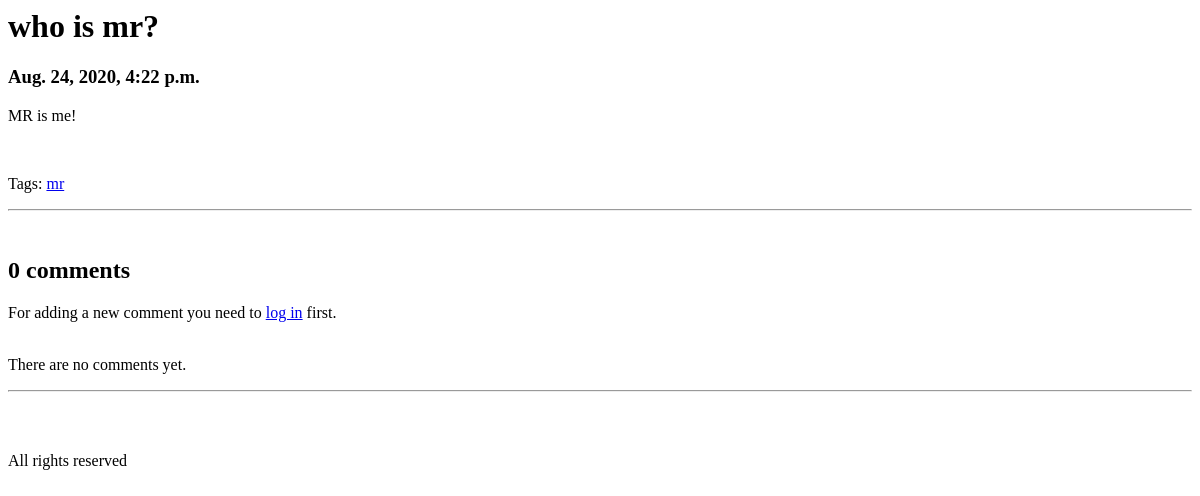
/blog/who-is-mr/, run on an earlier commit of the app's database.
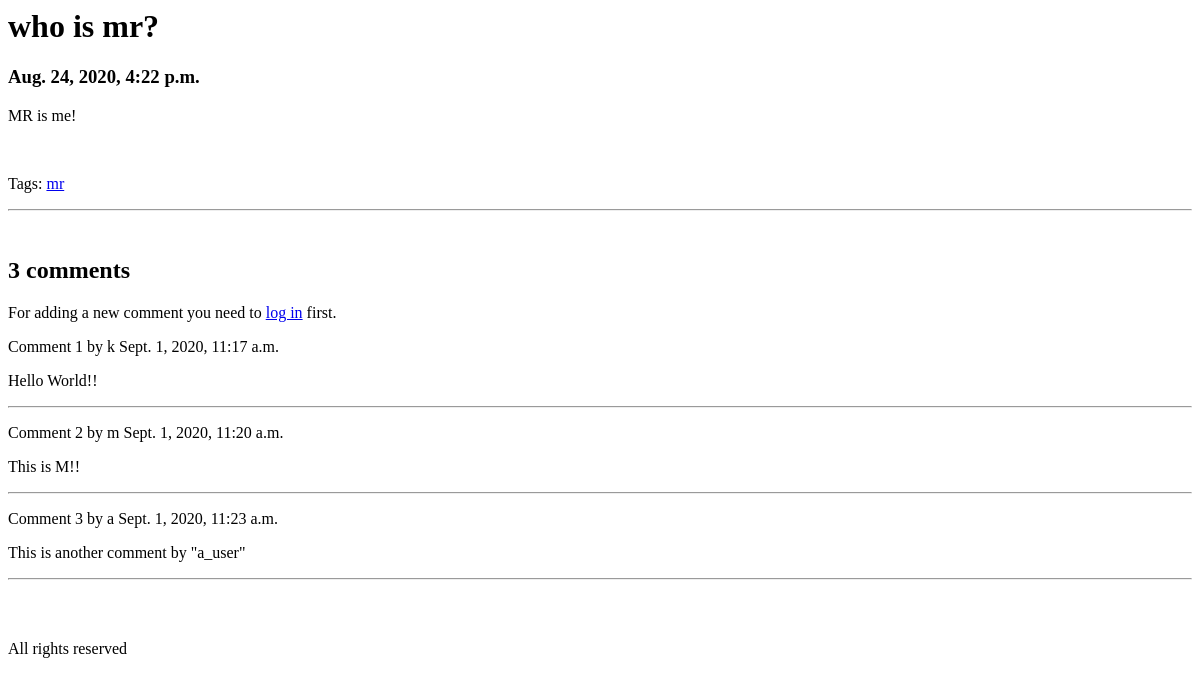
And on a later commit of the database.
### blog/models.py (models this page shows, shortened)
class Comment(models.Model):
    post = models.ForeignKey(Post,
                            on_delete = models.CASCADE,
                            related_name = 'comments_post')
    user = models.ForeignKey(User, on_delete = models.CASCADE, related_name = 'comments_user')
    body = models.TextField()
    created = models.DateTimeField(auto_now_add=True)
    active = models.BooleanField(default = True)
    class Meta:
        ordering = ('created',)

### blog/views.py (the view)
# urls.py: path('<slug:post>/', views.content, name="content"),
def content(req, post):
    my_post = get_object_or_404(Post, post_slug=post, post_stat="published")
    comments = my_post.comments_post.filter(active=True)
    new_comment = None
    if req.method == "POST":
        comment_form = CommentForm(data=req.POST)
        if comment_form.is_valid():
            new_comment = comment_form.save(commit=False)
            new_comment.post = my_post
            new_comment.user = req.user
            new_comment.save()
    else:
            comment_form = CommentForm()
    return render(req, 'blog/content.html', { 'my_post':my_post,
                                                'comments':comments,
                                                'new_comment':new_comment,
                                                'comment_form':comment_form })

### blog/templates/blog/content.html (shortened to what this page needs)
<h1>{{ my_post.post_title }}</h1>
<h3>{{ my_post.post_pubdate }}</h3>
<p>{{ my_post.post_body }}</p>
<p class="tags">Tags:
{% for tag in my_post.tags.all %}
<a href="{% url 'blog:posts_by_tag' tag.slug %}">{{ tag.name }}</a>
{% endfor %}
</p>
<hr><br>
{% with comments.count as total_comments %}
<h2>
	{{ total_comments }} comment{{ total_comments|pluralize }}
</h2>
{% endwith %}
{% if request.user.is_authenticated %}
{% if new_comment %}
	<h2>Your comment has been added.</h2>
{% else %}
	<h2>Add a new comment</h2>
	<form method="post">
		{{ comment_form.as_p }}
		{% csrf_token %}
		<p><input type="submit" value="Add comment"></p>
	</form><br>
{% endif %}
{% else %}
	<p>For adding a new comment you need to <a href="{% url 'account:login' %}">log in</a> first.
{% endif %}
{% for comment in comments %}
<div class="comment">
	<p class="info">
	Comment {{ forloop.counter }} by {{ comment.user.first_name }}
	{{ comment.created }}
	</p>
	{{ comment.body|linebreaks }}
	<hr>
</div>
{% empty %}
<br><br>
	<p>There are no comments yet.</p><hr>
{% endfor %}
<br><br><p>All rights reserved</p>

What changed in the data, as far as the page shows it:
now on this page (row edited): Comment: user.first_name "k", created "Sept. 1, 2020, 11:17 a.m.", body "Hello World!!"
now on this page (row edited): Comment: user.first_name "m", created "Sept. 1, 2020, 11:20 a.m.", body "This is M!!"
added Comment: user.first_name "a", created "Sept. 1, 2020, 11:23 a.m.", body "This is another comment by \"a_user\""
Also different on the page:
{{ total_comments }}: "0" → "3"
text no longer shown: "There are no comments yet."
